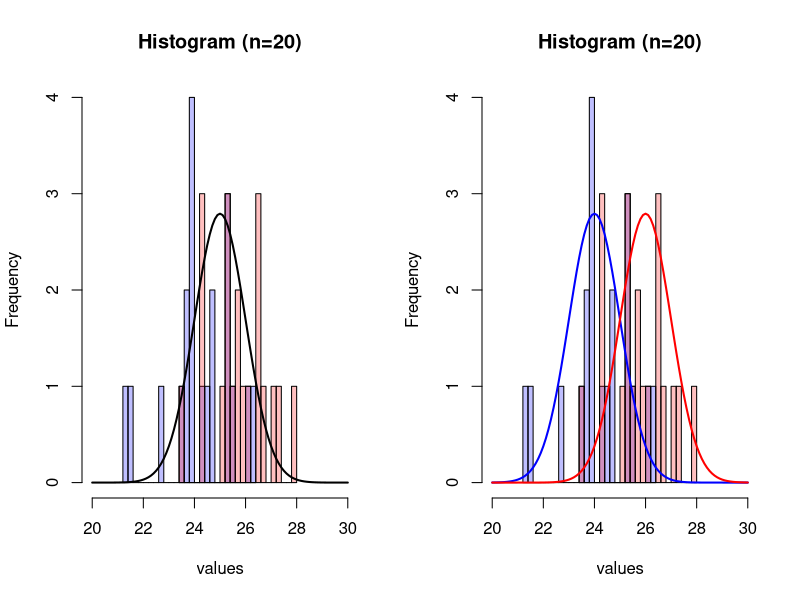
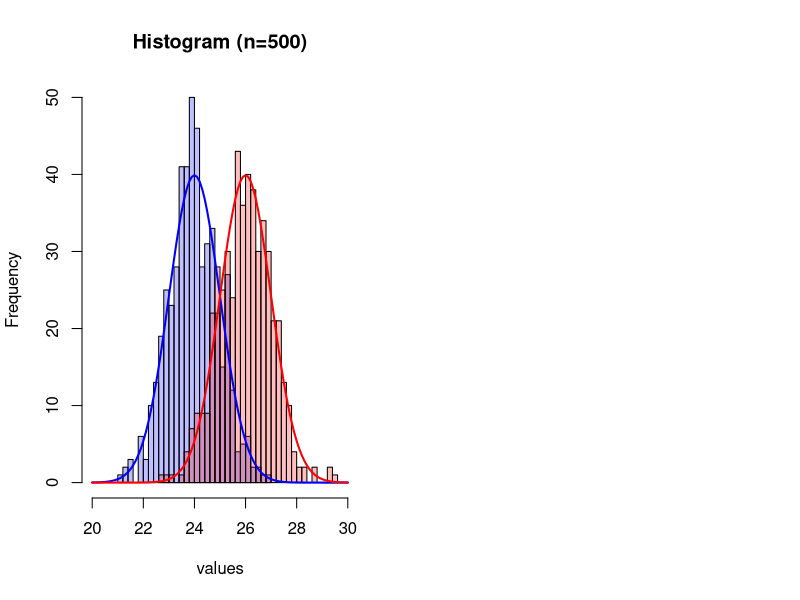
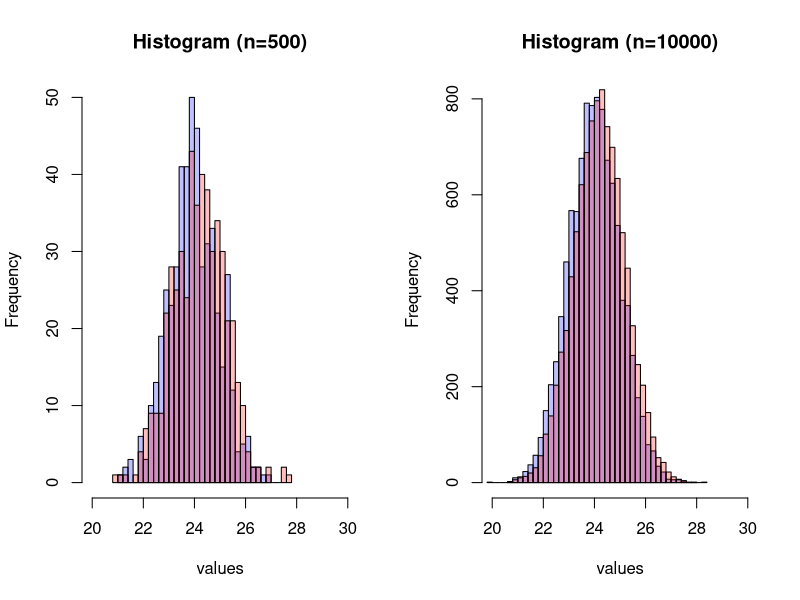

Here is the R script that generated these plots, in order: (Note: this script raises an error after producing the figures.)
## ---- chunk 1
knitr::opts_chunk$set(echo = TRUE)
## ---- chunk 2
par(mfrow=c(1,2))
set.seed(42)
hist(rnorm(20,24),breaks=20,col=rgb(0,0,1,1/4),xlim=c(20,30),main="Histogram (n=20)",xlab="values") # centered at 24 
hist(rnorm(20,26),breaks=20,add=T,col=rgb(1,0,0,1/4),xlim=c(20,30)) # centered at 26
curve(dnorm(x, mean=25, sd=1)*7, 
      col="black", lwd=2, add=TRUE, yaxt="n")
set.seed(42)
hist(rnorm(20,24),breaks=20,col=rgb(0,0,1,1/4),xlim=c(20,30),main="Histogram (n=20)",xlab="values") # centered at 24 
hist(rnorm(20,26),breaks=20,add=T,col=rgb(1,0,0,1/4),xlim=c(20,30)) # centered at 26
curve(dnorm(x, mean=24, sd=1)*7, 
      col="blue", lwd=2, add=TRUE, yaxt="n")
curve(dnorm(x, mean=26, sd=1)*7, 
      col="red", lwd=2, add=TRUE, yaxt="n")
## ---- chunk 3
set.seed(42)
hist(rnorm(500,24),breaks=30,col=rgb(0,0,1,1/4),xlim=c(20,30),main="Histogram (n=500)",xlab="values") # centered at 24 
hist(rnorm(500,26),breaks=30,add=T,col=rgb(1,0,0,1/4),xlim=c(20,30)) # centered at 26
curve(dnorm(x, mean=24, sd=1)*100, 
      col="blue", lwd=2, add=TRUE, yaxt="n")
curve(dnorm(x, mean=26, sd=1)*100, 
      col="red", lwd=2, add=TRUE, yaxt="n")
## ---- chunk 4
par(mfrow=c(1,2))
set.seed(42)
hist(rnorm(500,24),breaks=30,col=rgb(0,0,1,1/4),xlim=c(20,30),main="Histogram (n=500)",xlab="values") # centered at 24 
hist(rnorm(500,24.2),breaks=30,add=T,col=rgb(1,0,0,1/4),xlim=c(20,30)) # centered at 26

set.seed(42)
hist(rnorm(10000,24),breaks=30,col=rgb(0,0,1,1/4),xlim=c(20,30),main="Histogram (n=10000)",xlab="values") # centered at 24 
hist(rnorm(10000,24.2),breaks=30,add=T,col=rgb(1,0,0,1/4),xlim=c(20,30)) # centered at 26
## ---- chunk 5
n <- 20
m1 <- 24 # assuming the 1st sample mean is 24 
m2 <- 26 # assuming the 2nd sample mean is 26
d <- m2-m1
sdiff <- 1 # standard deviation of the differences of paired data is 1 
(error <- sdiff/sqrt(n))
t <- d/error


#se <- sqrt(sd1*sd1/num1+sd2*sd2/num2)

a <- 5
s <- 2 
n <- 20 # sample size is 20 
(error <- qt(0.975,df=n-1)*s/sqrt(n)) # calculate standard error for the mean. qt() quantile function for the student t distribution. 
(left <- a-error) # left boundary of 95% confidence interval 
(right <- a+error) # right boundary of 95% confidence interval 

(assumed <- a + 2) # assume true mean is 26 
(tleft <- (left-assumed)/(s/sqrt(n))) # t scores for the left value
(tright <- (right-assumed)/(s/sqrt(n))) # t scores for the right value
(p <- pt(tright,df=n-1)-pt(tleft,df=n-1)) # probablity of type II error
1-p # power

ncp <- 1.5/(s/sqrt(n)) # non-centrality parameter
t <- qt(0.975,df=n-1) 
pt(t,df=n-1,ncp=ncp)-pt(-t,df=n-1,ncp=ncp)
1-(pt(t,df=n-1,ncp=ncp)-pt(-t,df=n-1,ncp=ncp))
## ---- chunk 6
# Frog Mortality 

mor_mean_pool <- rnorm(n=10, mean=25, sd=1)
car_mean_pool <- 

for (i in 1:seq(2010,2019,1)){
  mean <- sample(1, mean_pool) 
  
  Frog_Mort <- rnorm(n=3, mean = mean, sd=0.2) # sd=1 will give you many negative values and values over 1
#length(Frog_Mort_op_2011[which(Frog_Mort_op_2011<0)]) # If there are negative values, we could change them to positive
#length(Frog_Mort_op_2011[which(Frog_Mort_op_2011>1)]) # If there are values over 1, need to delete them 
#Frog_Mort_op_2011[which(Frog_Mort_op_2011<0)] <- abs(Frog_Mort_op_2011[which(Frog_Mort_op_2011<0)])
Frog_Mort <- sort(Frog_Mort) # smaller values at the beginning


Cars <- rnorm(n=3, mean = 50, sd = 8) 
Cars <- sort(Cars)

# Assign cars to frog mortality in a dataset 
dat_op_2011 <- data.frame(Frog_Mort_op_2011, Cars_op_2011) # small cars have small frog mortality 

# add locations to it 
dat_op_2011$Location <- rep("Opinicon Road",3)
dat_op_2011$Year <- rep("2001",3)
dat_op_2011$Species <- c("x","y","z")
}





# then we create another 2 datasets with another 2 locations and year 2001 (the mean and sd for cars and frog mortality can be changed), we can merge them together. Year 2001 will be complete.
# then we repeat it to create another 10 years. And merge them all together. 
# We can probably write a loop to do this. 

Species <- c("Anaxyrus fowleri", "Pseudacris crucifer", "Rana pipiens")
Location <- c("Opinicon Road", "Hyw15", "Jones Falls")
Year <- seq(2010, 2020, by=1)
Cars_Op <- rnorm(n=33, mean = 50, sd = 1)
Cars_H15 <- rnorm(n=33, mean = 60, sd = 1)
Cars_Falls <- rnorm(n=33, mean = 40, sd =1)

######
#######################################################################################################
####### Hayden's stuff
